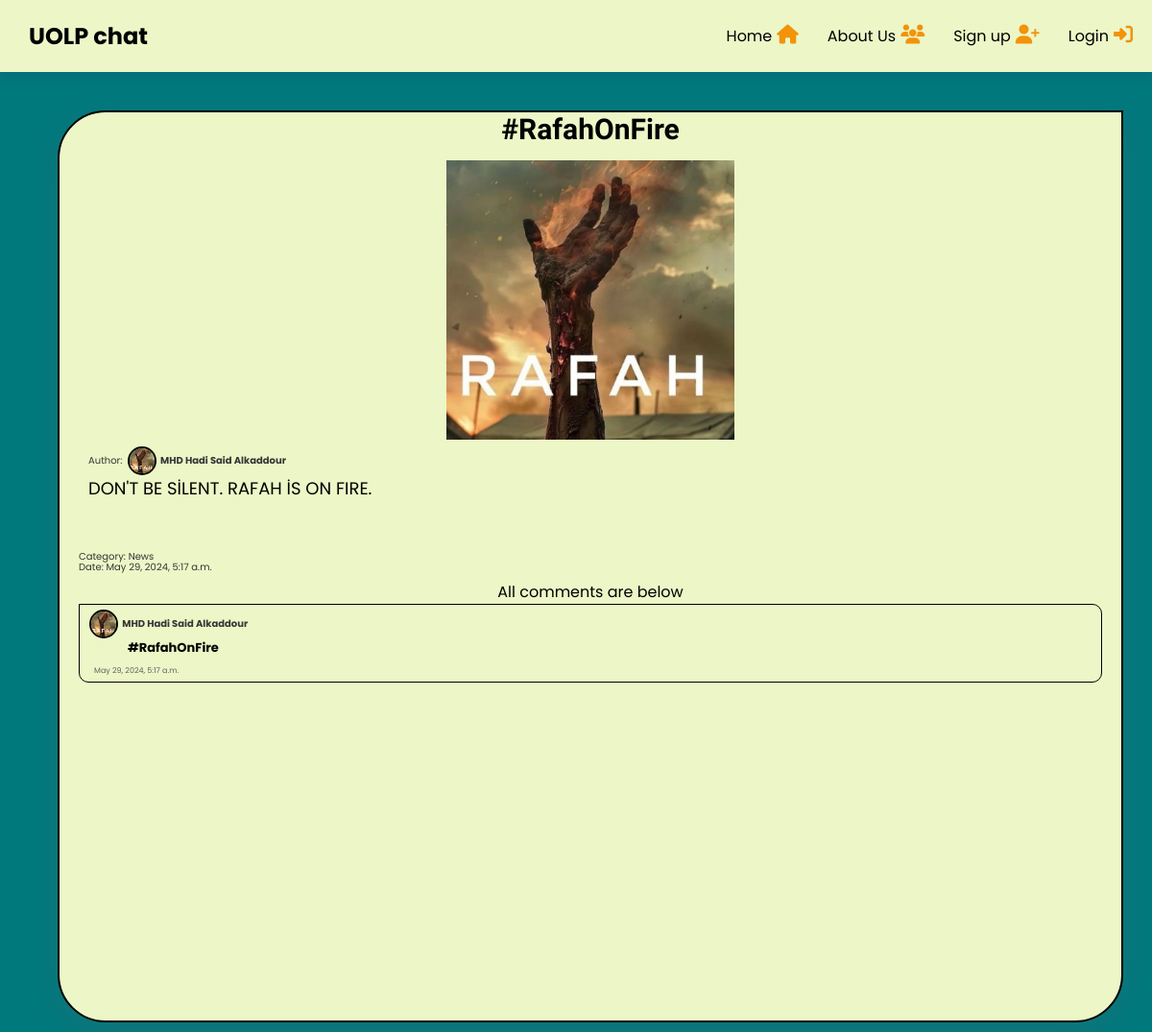
The app's page /post/view/186/ with its own data.
### posts/models.py (models this page shows, shortened)
class Post(models.Model):
    CATEGORY_CHOICES = [
        ('News', 'News'),
        ('Question', 'Question'),
        ('Tips', 'Tips'),
        ('Event', 'Event'),
        ('Other', 'Other'),
    ]
    owner = models.ForeignKey(User, on_delete=models.CASCADE, default=1, verbose_name='owner')
    title = models.CharField(max_length=100)
    content = models.TextField()
    image = models.ImageField(upload_to='posted_images/%Y/%m/%d/', null=True, blank=True)
    pdf = models.FileField(upload_to='posted_pdfs/%Y/%m/%d/', null=True, blank=True, verbose_name='PDF file')
    date_posted = models.DateTimeField(auto_now_add=True, verbose_name='posted date')
    sender_id = models.IntegerField(default=0, verbose_name='sender id')
    sender_name = models.CharField(max_length=100, default='', verbose_name='sender name')
    active = models.BooleanField(default=True, verbose_name='public post')
    category = models.CharField(max_length=100, null=True, blank=True, choices=CATEGORY_CHOICES, verbose_name='category')
    class Meta:
        verbose_name = "All Post"
        ordering = ['-date_posted']

class Comment(models.Model):
    owner = models.ForeignKey(User, on_delete=models.CASCADE, default=1, verbose_name='owner')
    post = models.ForeignKey(Post, on_delete=models.CASCADE, related_name='comments')
    sender_id = models.IntegerField(default=1, verbose_name='sender id')
    sender_name = models.CharField(max_length=100, default='', verbose_name='sender name')
    content = models.TextField(blank=False)
    date_posted = models.DateTimeField(auto_now_add=True, verbose_name='posted date')
    class Meta:
        verbose_name = "All Comment"
        ordering = ['-date_posted']

### pages/models.py (models this page shows, shortened)
class Profile(models.Model):
    user = models.OneToOneField(User, on_delete=models.CASCADE)
    image = models.ImageField(default='profile_pics/male_def.jpg', upload_to=user_directory_path)
    bio = models.TextField(default='No bio',max_length=100)
    class Meta:
        verbose_name = "All Profile"
        ordering = ['user_id']

### pages/views.py (the view)
# urls.py: path('post/view/<int:post_id>/', views.view_post, name='view_post'),
def view_post(request, post_id):
    comments = Comment.objects.all()
    current_post = Post.objects.get(id=post_id)
    return render(request, 'posts/view_post.html', {'post': current_post, 'comments': comments, "thisPage": 'view_post'})

### templates/posts/view_post.html (shortened to what this page needs)
{% extends "base.html" %}
{% block content %}
{% if post.active %}
<div class="container_post go">
  <div class="wrapper_post go">
    <h3>{{ post.title }}</h3>
    <div class="posted_paragraph_image">
      {% if post.image %}
      <img src="{{ post.image.url }}" alt="Post Image">
      {% endif %}
      <div class="ab">
        <p class="sender">
          Author:&nbsp;&nbsp;
          <div class="profile_post">
            <img src="{{ post.owner.profile.image.url }}" alt="Comment Image">
          </div>
          &nbsp;<a href="{% url 'view_profile' post.sender_id %}">{{ post.sender_name }}</a>
        </p>
      </div>
      <p>{{ post.content }}</p>
    </div>
    <div class="category_author_date_post">
      <p class="category">Category: {{ post.get_category_display }}</p>
      <p class="date">Date: {{ post.date_posted }}</p>
    </div>
    {% include 'comments/comments.html' %}
  </div>
</div>
{% endif %}
{% endblock %}

### templates/comments/comment.html (shortened to what this page needs)
{% if comment.post.id == post.id %}
    <div class="comment_container_homepage">
            <div class="ab">
                <p class="sender">
                  <div class="profile_post">
                    <img src="{{ comment.owner.profile.image.url }}" height="30" alt="Comment Image">
                  </div>
                  &nbsp;<a href="{% url 'view_profile' comment.sender_id %}">{{ comment.sender_name }}</a>
                </p>
              </div>
              <div class="comment_line">
                <h4 class="comment_content" id="comment{{ forloop.counter }}">{{ comment.content }}</h4>
            </div>
        <p class="comment_date">{{ comment.date_posted }}</p>
    </div>
    {% endif %}

### static/css/posts/post.css (style rules this page uses)
.container_post { font-family: "Poppins", sans-serif; display:inline-flex; margin-top: 40px; align-items: center; }
.wrapper_post { background: #ecf6c7; ; text-align: center; margin-left: 60px; margin-bottom: 10px; margin-right: 30px; padding:20px 20px 20px 20px; width:355px ; min-height: 550px; border-radius:50px 0px 50px 50px; transform: scale(1); transition: 0.5s ease; box-shadow: rgba(100, 100, 111, 0.2) 0px 7px 29px 0px; }
.wrapper_post h3 { margin-top: -20px; font-family: "Kanit", sans-serif; font-size: 30px; word-wrap: break-word; }
.wrapper_post .posted_paragraph_image { position:relative; margin-top: 5px; padding:10px 10px 50px 10px; }
.wrapper_post .posted_paragraph_image p { margin-bottom: 0px; max-height: 250px; overflow-y:auto; text-align: left; font-size: 18px; word-wrap: break-word; }
.wrapper_post .category_author_date_post { text-align: left; margin-bottom: 10px; }
.wrapper_post .category_author_date_post p { color:rgb(53, 53, 53); margin-bottom: -5px; font-size: 10px; }
.wrapper_post .ab a { text-decoration: none; color:rgb(53, 53, 53); font-weight: bold; font-size: 10px; }
.wrapper_post .ab .sender { color:rgb(53, 53, 53); font-size: 10px; }
.sender { display: flex; }
.ab { display: flex; align-items: center; }
.wrapper_post .profile_post { width: 30px; height: 30px; border-radius: 50%; overflow: hidden; display: flex; align-items: center; justify-content: center; border: 2px solid #000000; }
.wrapper_post .profile_post img { width: 100%; height: 100%; object-fit: cover; }
@media screen and (max-width: 1477px) { .wrapper_post { width:600px ; min-height: 950px; } }
@media screen and (max-width: 1384px) { .wrapper_post { width:350px ; min-height: 950px; } }
@media screen and (max-width: 1327px) { .wrapper_post { width:550px ; min-height: 950px; } }
@media screen and (max-width: 1283px) { .wrapper_post { width:355px ; min-height: 950px; } }

### static/css/posts/view_post.css (style rules this page uses)
.container_post.go { display: flex; justify-content: center; }
.wrapper_post.go { border:2px solid black; height: fit-content; width:1200px; }
.wrapper_post.go img { max-height: 400px; max-width: 300px; }

### static/css/comments/comment.css (style rules this page uses)
.comment_container_homepage { border:1px solid black; text-align: left; padding:5px 10px; border-radius: 0px 10px 10px 10px; margin-bottom: 5px; position: relative; }
.comment_container_homepage h4 { color:rgb(0, 0, 0); font-size:13px; margin-left: 40px; margin-bottom: 10px; word-wrap: break-word; }
.comment_container_homepage p { font-size: 10px; font-weight: 400; }
.comment_container_homepage .comment_date { position: absolute; color:rgb(97, 97, 97); font-size: 8px; left: 15px; bottom: 5px; }
.comment_line { position: relative; width: auto; height: auto; padding-bottom: 5px; margin-bottom: 5px; }
.comment_content { overflow: hidden; display: -webkit-box; -webkit-line-clamp: 2; -webkit-box-orient: vertical; text-overflow: ellipsis; max-height: 3em; }

### static/css/base.css (style rules this page uses)
* { margin:0; box-sizing: border-box; }
body { background: #00797D; }

### records on screen
Post: title "#RafahOnFire", image (picture), owner.profile.image (picture), sender_name "MHD Hadi Said Alkaddour", content "DON'T BE SİLENT. RAFAH İS ON FIRE.", category "News", date_posted "May 29, 2024, 5:17 a.m."
Comment: owner.profile.image (picture), sender_name "MHD Hadi Said Alkaddour", content "#RafahOnFire", date_posted "May 29, 2024, 5:17 a.m."
